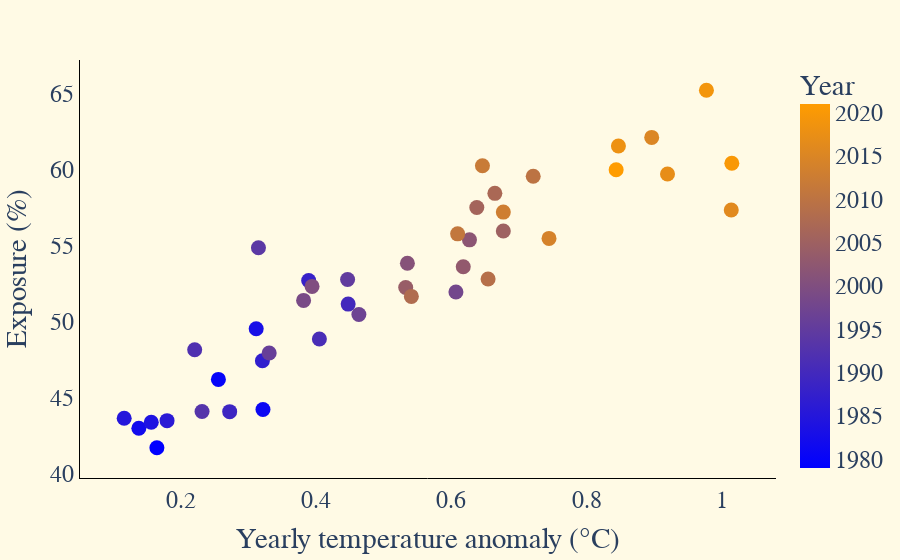

Source (notebook cell):
### Code cell
# custom_color_scale = ['#0000FF', '#ff9c00']

# fig = px.scatter(df_temp_anomaly_world_exp,
#                     x='avg_anomaly', y='exposure',
#                     color='year',
#                     color_continuous_scale=custom_color_scale
#                 )

# # Customize the layout
# fig.update_layout(
#     xaxis_title='Yearly temperature anomaly (°C)',
#     yaxis_title='Exposure (%)',
#     title_font=dict(size=24),
#     font=dict(family='Arial', size=24),
#     plot_bgcolor='#FFFAE5',
#     paper_bgcolor='#FFFAE5',
#     showlegend=False
# )

# # Modify symbols
# fig.update_traces(marker=dict(size=15))

# # Customize grid appearance
# fig.update_xaxes(
#     showgrid=False,
#     gridcolor='#d0d0d0',  # Set grid color to black
#     gridwidth=1,      # Set grid line width
#     showticksuffix='all',  # Show ticks on all the grid lines
#     linecolor='black'
# #     range=[-100,90000]
# )

# fig.update_yaxes(
#     showgrid=False,
#     gridcolor='#d0d0d0',  # Set grid color to black
#     gridwidth=1,      # Set grid line width
#     showticksuffix='all',  # Show ticks on all the grid lines
#     linecolor='black'
# #     range=[-1,105]
# )

# # Update the color bar settings
# fig.update_coloraxes(colorbar_title='Year')

# # pio.write_image(fig, '../gif/exp_vs_temp_anomaly.svg', width=1200, height=600)
# fig.show()

### Figure 1 — Plotly figure (JSON) as saved in the notebook; plotly's stock layout.template omitted (floating-point values rounded to 4 significant figures)
{"data": [{"hovertemplate": "avg_anomaly=%{x}<br>exposure=%{y}<br>year=%{marker.color}<extra></extra>", "legendgroup": "", "marker": {"color": [1979, 1980, 1981, 1982, 1983, 1984, 1985, 1986, 1987, 1988, 1989, 1990, 1991, 1992, 1993, 1994, 1995, 1996, 1997, 1998, 1999, 2000, 2001, 2002, 2003, 2004, 2005, 2006, 2007, 2008, 2009, 2010, 2011, 2012, 2013, 2014, 2015, 2016, 2017, 2018, 2019, 2020, 2021], "coloraxis": "coloraxis", "size": 15, "symbol": "circle"}, "mode": "markers", "name": "", "orientation": "v", "showlegend": false, "type": "scatter", "x": [0.165, 0.2558, 0.3217, 0.1383, 0.3117, 0.1567, 0.1167, 0.18, 0.3208, 0.3892, 0.2725, 0.4475, 0.405, 0.2208, 0.2317, 0.315, 0.4467, 0.3308, 0.4633, 0.6067, 0.3817, 0.3942, 0.535, 0.6267, 0.6175, 0.5325, 0.6767, 0.6375, 0.6642, 0.5408, 0.6542, 0.7208, 0.6092, 0.6458, 0.6767, 0.7442, 0.8958, 1.013, 0.9192, 0.8467, 0.9767, 1.014, 0.8433], "xaxis": "x", "y": [41.72, 46.22, 44.23, 43.0, 49.55, 43.4, 43.66, 43.5, 47.45, 52.72, 44.1, 51.17, 48.87, 48.17, 44.11, 54.88, 52.79, 47.96, 50.49, 51.97, 51.42, 52.33, 53.86, 55.4, 53.63, 52.27, 55.98, 57.52, 58.46, 51.68, 52.82, 59.59, 55.79, 60.27, 57.22, 55.49, 62.14, 57.37, 59.73, 61.57, 65.24, 60.44, 60.01], "yaxis": "y"}], "layout": {"coloraxis": {"colorbar": {"title": {"text": "Year"}}, "colorscale": [[0, "#0000FF"], [1, "#ff9c00"]]}, "font": {"family": "Arial", "size": 24}, "legend": {"tracegroupgap": 0}, "margin": {"t": 60}, "paper_bgcolor": "#FFFAE5", "plot_bgcolor": "#FFFAE5", "showlegend": false, "title": {"font": {"size": 24}}, "xaxis": {"anchor": "y", "domain": [0, 1], "gridcolor": "#d0d0d0", "gridwidth": 1, "linecolor": "black", "showgrid": false, "showticksuffix": "all", "title": {"text": "Yearly temperature anomaly (°C)"}}, "yaxis": {"anchor": "x", "domain": [0, 1], "gridcolor": "#d0d0d0", "gridwidth": 1, "linecolor": "black", "showgrid": false, "showticksuffix": "all", "title": {"text": "Exposure (%)"}}}}
